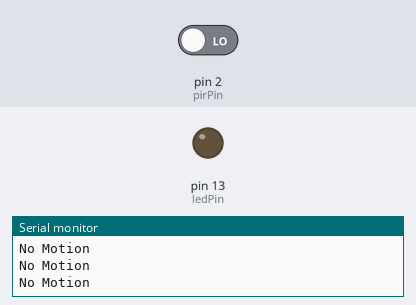
A sketch run on a simulated Arduino Uno, built with avr-gcc and run on an emulated ATmega328P. On the bench: output pins drawn as LEDs (lit = HIGH), the last lines printed to the serial monitor. Inputs (shaded band) come from the test bench; at power-on: pin 2 (pirPin) LOW.

Above: at 1.8 s.
1.9 s: pin 2 (pirPin) driven HIGH
At 3.0 s:
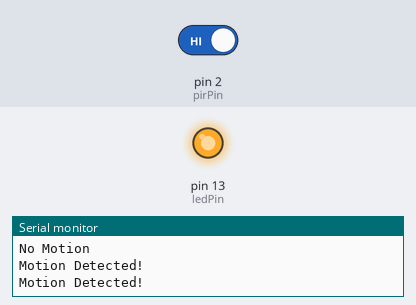
3.5 s: pin 2 (pirPin) driven LOW
At 4.2 s:
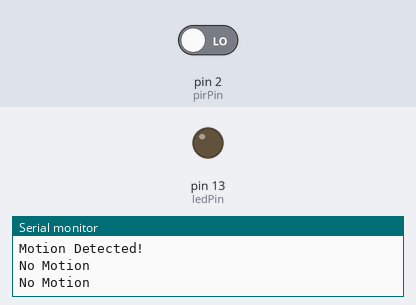
Timing chart, 0 to 6.5 s (numbered marks = the images above; inputs shaded):
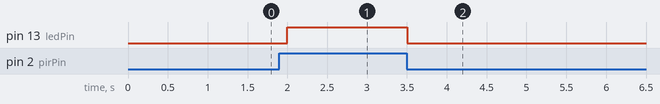

The sketch:

code.ino
```cpp
// Activity 06 – PIR Sensor

const int pirPin = 2;
const int ledPin = 13;

void setup()
{
  pinMode(pirPin, INPUT);
  pinMode(ledPin, OUTPUT);

  Serial.begin(9600);
}

void loop()
{
  int motionDetected = digitalRead(pirPin);

  if (motionDetected == HIGH)
  {
    digitalWrite(ledPin, HIGH);
    Serial.println("Motion Detected!");
  }
  else
  {
    digitalWrite(ledPin, LOW);
    Serial.println("No Motion");
  }

  delay(500);
}
```

Measured:
- after the input at 1.9 s, pin 13 (ledPin): LOW → HIGH after 0.10 s
- after the input at 3.5 s, pin 13 (ledPin): HIGH → LOW at once
